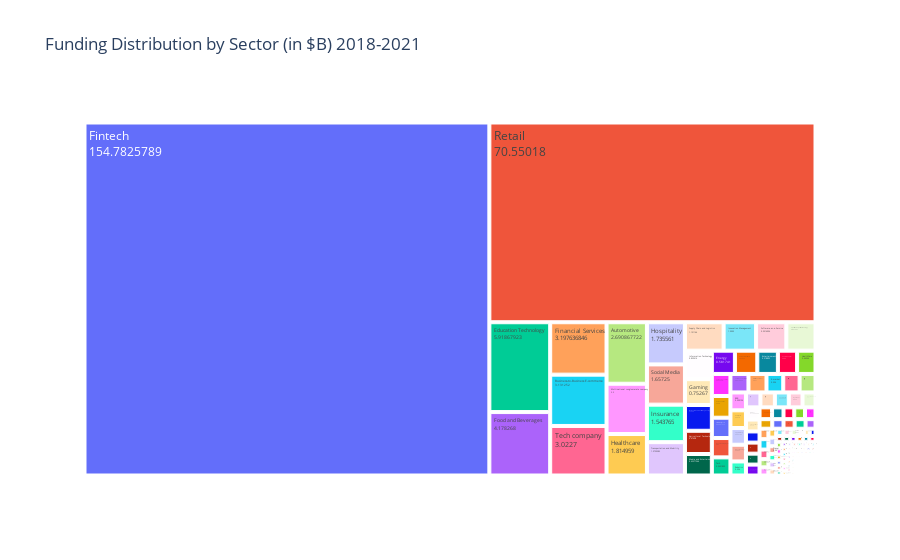

Source (notebook cell):
### Markdown cell above
## **5. What are the most attractive sectors for investors?**

### Code cell
# Finding the most funded sectors_funding
sectors_funding = df.groupby('sector')['amount'].sum().reset_index()

# Convert the amount to billion dollars
sectors_funding['amount_in_billion'] = sectors_funding['amount'] / 1e9

# Create a treemap
fig = px.treemap(sectors_funding, 
                 path=['sector'], 
                 values='amount_in_billion',
                 title='Funding Distribution by Sector (in $B)\n2018-2021',
                 labels={'amount_in_billion': 'Amount in Billion $'})
fig.update_traces(textinfo='label+value')
fig.show()

### Figure 1 — Plotly figure (JSON) as saved in the notebook; plotly's stock layout.template omitted (floating-point values rounded to 4 significant figures; data arrays with more than 128 entries replaced by an {"elided": "..."} marker saying what was removed)
{"data": [{"branchvalues": "total", "domain": {"x": [0, 1], "y": [0, 1]}, "hovertemplate": "labels=%{label}<br>Amount in Billion $=%{value}<br>parent=%{parent}<br>id=%{id}<extra></extra>", "ids": {"elided": "352 str values"}, "labels": {"elided": "352 str values"}, "name": "", "parents": {"elided": "352 str values"}, "textinfo": "label+value", "type": "treemap", "values": {"elided": "352 float values"}}], "layout": {"legend": {"tracegroupgap": 0}, "title": {"text": "Funding Distribution by Sector (in $B)\n2018-2021"}}}
